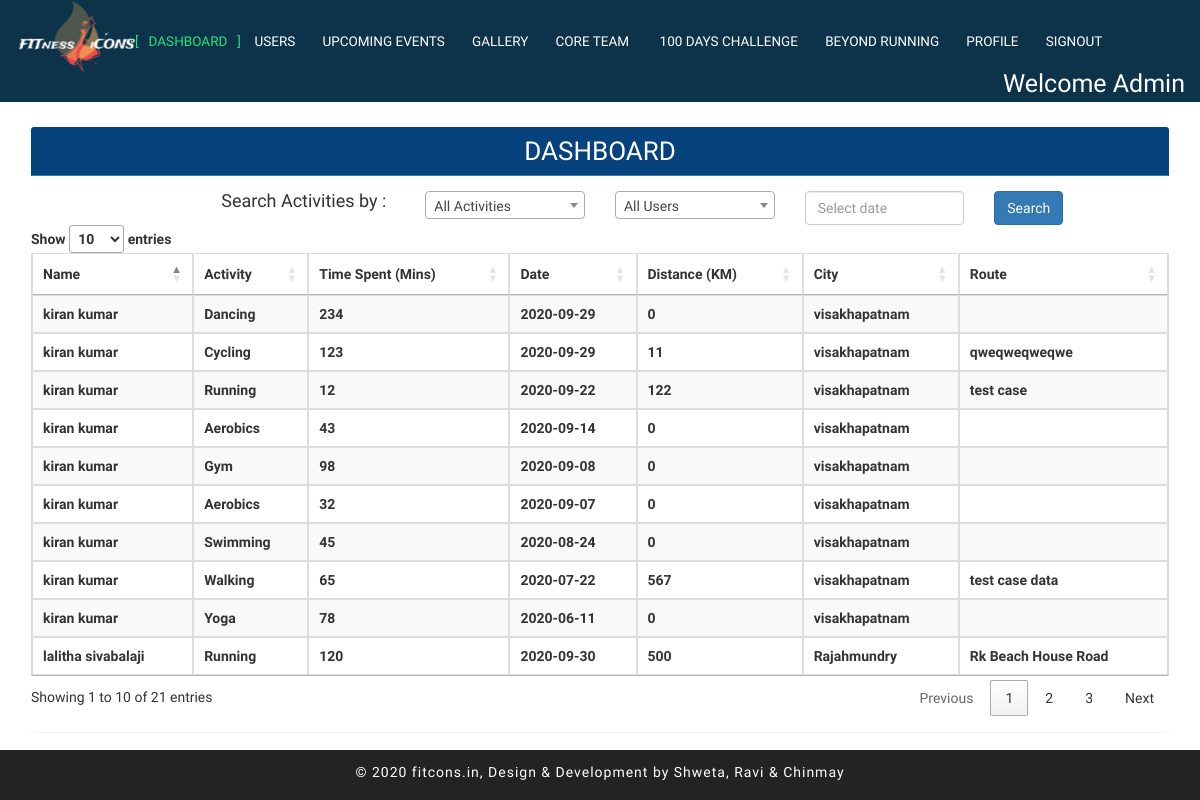
Screenshot of /backup/admin/dashboard.php (signed in) with the database file from the repository.
### tables this page shows
CREATE TABLE `user_activities` (
  `id` int(11) NOT NULL,
  `user_id` int(11) NOT NULL,
  `activity_id` int(11) NOT NULL,
  `distance` int(11) DEFAULT NULL COMMENT 'in meters',
  `time` int(11) NOT NULL COMMENT 'in minutes',
  `date` date NOT NULL,
  `route` varchar(255) DEFAULT NULL,
  `city` varchar(255) DEFAULT NULL,
  `status` tinyint(4) NOT NULL DEFAULT 1,
  `created_on` datetime NOT NULL DEFAULT current_timestamp()
);

CREATE TABLE `activities` (
  `activity_id` int(11) NOT NULL,
  `name` varchar(255) NOT NULL,
  `status` tinyint(4) NOT NULL DEFAULT 1,
  `created_on` datetime NOT NULL DEFAULT current_timestamp()
);

CREATE TABLE `users` (
  `user_id` int(11) NOT NULL,
  `firstname` varchar(255) NOT NULL,
  `lastname` varchar(255) NOT NULL,
  `mobile` varchar(255) NOT NULL,
  `email` varchar(255) NOT NULL,
  `city` varchar(255) NOT NULL,
  `password` varchar(255) NOT NULL,
  `dob` date NOT NULL,
  `gender` enum('male','female') NOT NULL,
  `role` enum('admin','user') DEFAULT 'user',
  `status` tinyint(4) NOT NULL DEFAULT 1,
  `created_on` datetime NOT NULL DEFAULT current_timestamp()
);

### backup/admin/dashboard.php (the view, shortened to what this page needs)
<?php
    include '../db_connection.php';
    $activities = $users = $list = array();
    $activity_key = $user_key = $list_key = 0;
    $list_query = "SELECT * FROM `user_activities` JOIN `users` ON users.user_id=user_activities.user_id JOIN `activities` ON activities.activity_id=user_activities.activity_id ORDER BY user_activities.date DESC";
    $list_res = $conn->query($list_query);
    while($row = $list_res->fetch_assoc()) {
        $list[$list_key]['id'] = $row['id'];
        $list[$list_key]['user_name'] = $row['firstname']." ".$row['lastname'];
        $list[$list_key]['name'] = $row['name'];
        $list[$list_key]['time'] = $row['time'];
        $list[$list_key]['date'] = $row['date'];
        $list[$list_key]['distance'] = $row['distance'];
        $list[$list_key]['activity_id'] = $row['activity_id'];
        $list[$list_key]['user_id'] = $row['user_id'];
           $list[$list_key]['city'] = $row['city'];
        $list[$list_key]['route'] = $row['route'];
        $list_key++;
    }
?>
<!DOCTYPE html>
<html lang="en">
<head>
    <link rel="stylesheet" href="../css/bootstrap.css">
    <link rel="stylesheet" href="../css/style.css" type="text/css" media="all" />
    <link rel="stylesheet" href="../css/font-awesome.css">
    <link rel='stylesheet' type='text/css' href='../css/jquery.easy-gallery.css' />
    <link rel="stylesheet" type="text/css" href="https://cdn.datatables.net/1.10.22/css/jquery.dataTables.min.css">
</head>
<body>
    <div class="Main-agile">
        <div class="header-bottom">
            <div class="container-fluid">
                <nav class="navbar navbar-default">
                    <div class="navbar-header">
                        <div class="logo" style="margin-left: 2%;">
                            <img src="../images/logo10.png" width="120" height="76" alt=" ">
                        </div>
                    </div>
                    <div class="collapse navbar-collapse nav-wil" id="bs-example-navbar-collapse-1">
                        <nav class="cl-effect-1" id="cl-effect-1">
                            <ul class="nav navbar-nav">
                                <li class="active">
                                    <a href="dashboard.php">DashBoard</a>
                                </li>
                                <li><a href="users.php">USERS</a></li>
                                <li><a href="upcoming_events.php">Upcoming Events</a></li>
                                <li><a href="gallery.php">Gallery</a></li>
                                <li><a href="coreteam.php">Core Team</a></li>
                                <li><a href="100dayschallenge.php"> 100 Days Challenge</a></li>
                                <li><a href="beyond_running.php">Beyond Running</a></li>
                                <li><a href="profile.php">Profile</a></li>
                                <li><a href="logout.php">Signout</a></li>
                            </ul>
                            <span class="pull-right" style="color:white;font-size:25px;margin-top:15px;">Welcome <?php echo $_SESSION['name']?></span>
                        </nav>
                    </div>
                </nav>
            </div>
        </div>
    </div>
    <div class="container" style="margin-top: 2%; height: 600px">
        <div class="panel panel-primary">
            <div class="panel-heading" style="text-align: center;">
                <h1 class="m_3">DASHBOARD</h1>
            </div>
            <div class="panel-body">
                <div class="row">
                    <div class="col-md-4" style="text-align: right;">
                        <h4><span>Search Activities by : &nbsp;</span></h4>
                    </div>
                    <div class="col-md-2">
                    </div>
                    <div class="col-md-2">
                    </div>
                    <div class="col-md-2">
                        <input type="text" name="date" class="form-control" placeholder="Select date" id="date">
                    </div>
                    <div class="col-md-2">
                        <button class="btn btn-primary" id="search">Search </button>
                    </div>
                </div>
                <div class="row">
                    <table class="table table-hover table-bordered table-striped" id="dashboard_table">
                        <thead>
                            <tr>
                                <th>Name</th>
                                <th>Activity</th>
                                <th>Time Spent (Mins)</th>
                                <th>Date</th>
                                <th>Distance (KM)</th>
                                <th>City</th>
                                <th>Route</th>
                            </tr>
                        </thead>
                        <tbody id="dashboard_body">
                            <?php foreach ($list as $key => $value): ?>
                                <tr>
                                    <th><?php echo $value['user_name']; ?></th>
                                    <th><?php echo $value['name']; ?></th>
                                    <th><?php echo $value['time']; ?></th>
                                    <th><?php echo $value['date']; ?></th>
                                    <th><?php echo $value['distance']; ?></th>
                                    <th><?php echo $value['city']; ?></th>
                                    <th><?php echo $value['route']; ?></th>
                                </tr>
                            <?php endforeach ?>
                        </tbody>
                    </table>
                </div>
            </div>
        </div>
    </div>
    <div class="footer">
        <p class="agileinfo"> &copy; 2020 fitcons.in, Design & Development by Shweta, Ravi & Chinmay</p>
    </div>
    <link rel="stylesheet" type="text/css" href="https://cdnjs.cloudflare.com/ajax/libs/select2/4.0.13/css/select2.min.css">
    <link rel="stylesheet" href="//code.jquery.com/ui/1.12.1/themes/base/jquery-ui.css">
</body>
</html>

### backup/css/style.css (style rules this page uses)
body { padding:0; margin:0; font-family: 'Hind Vadodara', sans-serif; background:#fff; position:relative; }
body a { transition:0.5s all; -webkit-transition:0.5s all; -moz-transition:0.5s all; -o-transition:0.5s all; -ms-transition:0.5s all; }
h1,h2,h3,h4,h5,h6 { margin:0; font-family: 'Exo 2', sans-serif; }
p { margin:0; font-family: 'Hind Vadodara', sans-serif; letter-spacing:1px; margin-top: 1%; }
ul { margin:0; padding:0; }
.cl-effect-1 a::before, .cl-effect-1 a::after { display: inline-block; opacity: 0; -webkit-transition: -webkit-transform 0.3s, opacity 0.2s; -moz-transition: -moz-transform 0.3s, opacity 0.2s; transition: transform 0.3s, opacity 0.2s; }
.cl-effect-1 a::before { margin-right: 10px; content: '['; -webkit-transform: translateX(20px); -moz-transform: translateX(20px); transform: translateX(20px); }
.cl-effect-1 a::after { margin-left: 10px; content: ']'; -webkit-transform: translateX(-20px); -moz-transform: translateX(-20px); transform: translateX(-20px); }
.cl-effect-1 a:hover::before, .cl-effect-1 a:hover::after, .cl-effect-1 a:focus::before, .cl-effect-1 a:focus::after,.navbar-nav li.active a::before,.navbar-nav li.active a::after, .navbar-nav li.active a:focus::before, .navbar-nav li.active a:focus::after { opacity: 1; -webkit-transform: translateX(0px); -moz-transform: translateX(0px); transform: translateX(0px); }
.navbar-default { background: none; border: none; }
.navbar { margin-bottom: 0; }
.navbar-collapse { padding: 0; box-shadow: none; }
.navbar-default .navbar-collapse, .navbar-default .navbar-form { border: none; }
.navbar-nav { float:left; padding-top: 0.5%; }
.navbar-default .navbar-nav > li > a { color: #fff; }
.navbar-default .navbar-nav > .active > a, .navbar-default .navbar-nav > .active > a:hover, .navbar-default .navbar-nav > .active > a:focus { background: none; color:#22e27d; }
.navbar-nav > li > a { font-size: 13px; text-transform: uppercase; padding: 20px 0px 0; }
.header-bottom { position: relative; padding: 1em 0; }
.Main-agile { position: relative; }
@media (max-width: 1366px) { .header-bottom { padding: 0 0; background-color: #0d334a; } }

### backup/admin/dashboard.php (style rules this page uses)
.navbar-nav>li>a { font-size: 13.5px; text-transform: uppercase; padding: 25px 0px 0; }
html, body { max-width: 100%; }
img { vertical-align: middle; }
img { border: 0; }
* { -webkit-box-sizing: border-box; -moz-box-sizing: border-box; box-sizing: border-box; }
a:link, a:visited, a:active, a:hover { color: #333; }
a { color: #428bca; text-decoration: none; }
a { color: #333; outline: none; padding-left: 3px; padding-right: 3px; }
a:-webkit-any-link { color: -webkit-link; cursor: pointer; }
.panel>.panel-heading { background-image: none; background-color: #06427b; color: white; }
.panel-primary { border-color: #ffffff; }
h1, .h1 { font-size: 26px !important; }
.footer { height: 50px; position: fixed; left: 0; bottom: 0; margin-bottom: 0px; width: 100%; background-color: #232323; text-align: center; font-weight: 300; font-size: 14px; color: #ffffff; z-index: 9999; }

### rows the page displays
user_activities: user_name "lalitha sivabalaji", activity.name "Running", time "120", date "2020-09-30", distance "500", user.city "Rajahmundry", route "Rk Beach House Road"
user_activities: user_name "kiran kumar", activity.name "Dancing", time "234", date "2020-09-29", distance "0", user.city "visakhapatnam"
user_activities: user_name "kiran kumar", activity.name "Cycling", time "123", date "2020-09-29", distance "11", user.city "visakhapatnam", route "qweqweqweqwe"
user_activities: user_name "kiran kumar", activity.name "Running", time "12", date "2020-09-22", distance "122", user.city "visakhapatnam", route "test case"
user_activities: user_name "kiran kumar", activity.name "Aerobics", time "43", date "2020-09-14", distance "0", user.city "visakhapatnam"
user_activities: user_name "kiran kumar", activity.name "Gym", time "98", date "2020-09-08", distance "0", user.city "visakhapatnam"
user_activities: user_name "kiran kumar", activity.name "Aerobics", time "32", date "2020-09-07", distance "0", user.city "visakhapatnam"
user_activities: user_name "kiran kumar", activity.name "Swimming", time "45", date "2020-08-24", distance "0", user.city "visakhapatnam"
user_activities: user_name "kiran kumar", activity.name "Walking", time "65", date "2020-07-22", distance "567", user.city "visakhapatnam", route "test case data"
user_activities: user_name "kiran kumar", activity.name "Yoga", time "78", date "2020-06-11", distance "0", user.city "visakhapatnam"

### other values shown
$_SESSION['name'] "Admin"
